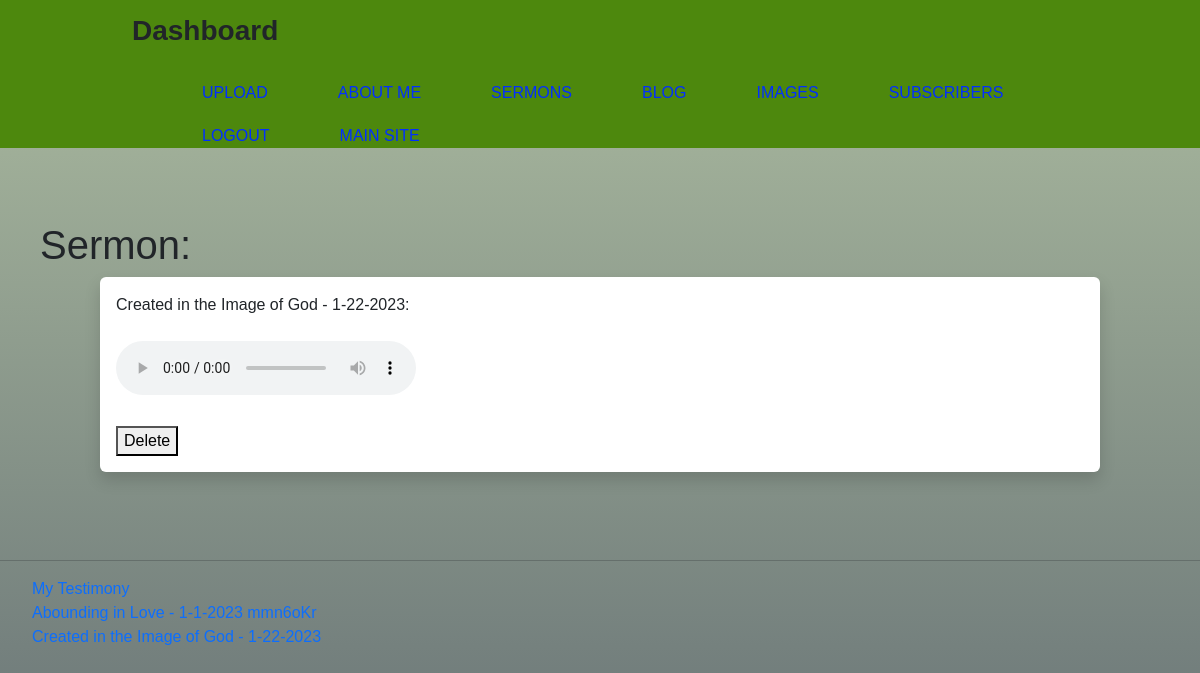
/dash-sermons/3 (signed in), run on the app's committed database.
### website/models.py (models this page shows)
class Sermons(db.Model):
    id = db.Column(db.Integer, primary_key=True)
    name = db.Column(db.String(200), nullable=False)
    date_created = db.Column(db.DateTime, default=datetime.now(timezone.utc))

### website/auth.py (the view)
@auth.route('/dash-sermons/<int:id>')
@login_required
def dash_sermon(id):
    sermon = Sermons.query.get_or_404(id)
    sermon_list = Sermons.query.order_by(Sermons.id)
    return render_template('dash_sermon.html', sermon=sermon, sermon_list=sermon_list)

### website/templates/dash_sermon.html
{% extends 'dash_base.html' %} {% block title %} {{title}} {% endblock %} {% block content %}
<h1>Sermon:</h1>
    <div id="singleSermon" class="shadow p-3 mb-5 bg-body rounded">
        {{ sermon.name.replace('_', ' ').replace('.mp3', '') }}: <br><br>
    <audio controls src="{{ url_for('static', filename='sermon/' + sermon.name) }}"></audio>
        <br><br><button type="button" class="close" onClick="deleteSermon({{ sermon.id }})">
                    <span aria-hidden="true">Delete</span></button>
    </div>
<br><hr>
<ul style="list-style-type: none;">
    {% for sermon in sermon_list %}
    <li class="list-group-item" id="sermon">
        <a href="{{ url_for('auth.dash_sermon', id=sermon.id) }}">
        {{ sermon.name.replace('_', ' ').replace('.mp3', '') }}</a> <br>
    </li>
    {% endfor %}
</ul>
{% endblock %}

### website/static/css/dash1.css (style rules this page uses)
html { background: linear-gradient(rgb(172, 188, 160), rgb(104, 115, 118)); background-repeat: no-repeat; background-position: center; background-size: cover; background-attachment: fixed; margin: 0px; font-family: 'Arial', 'Times New Roman', sans-serif; font-weight: 300; }
body { background: linear-gradient(rgb(172, 188, 160), rgb(104, 115, 118)); background-repeat: no-repeat; background-position: center; background-size: cover; background-attachment: fixed; margin: 0px; font-family: 'Arial', 'Times New Roman', sans-serif; font-weight: 300; }
a { text-decoration: none; }
h1 { padding-top: 25px; padding-left: 40px; }
ul { list-style-type: none; }
#singleSermon { margin-top: 0px; margin-left: 100px; margin-right: 100px; padding-bottom: 40px; }

### data on the page
Sermons: name.replace "Created in the Image of God - 1-22-2023"
Sermons: name.replace "My Testimony"
Sermons: name.replace "Abounding in Love - 1-1-2023 mmn6oKr"
